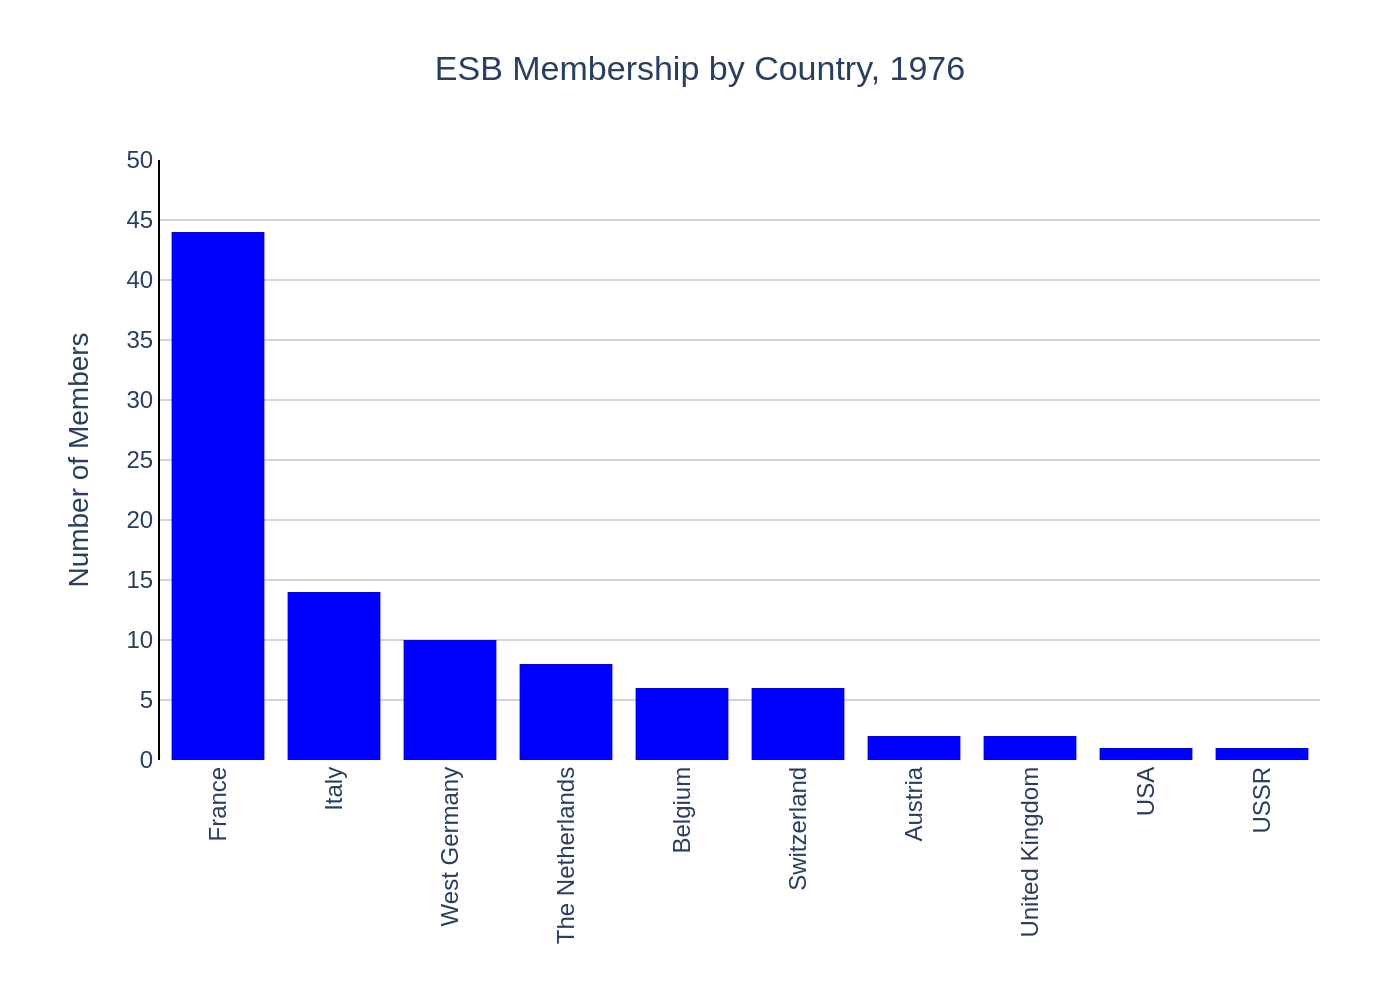

This chart was generated by the following Python code:
import sys
import json
import os
import plotly.graph_objects as go

# Check if the JSON file path is provided
if len(sys.argv) < 2:
    print("Usage: python script.py <path_to_json_file>")
    sys.exit(1)

json_filepath = sys.argv[1]

# Read the JSON data file
try:
    with open(json_filepath, 'r', encoding='utf-8') as f:
        chart_details = json.load(f)
except FileNotFoundError:
    print(f"Error: JSON file not found at {json_filepath}")
    sys.exit(1)

# Extract data for plotting
chart_data = chart_details['chart_data']
texts = chart_details['texts']
colors = chart_details['colors']

categories = [item['category'] for item in chart_data]
values = [item['value'] for item in chart_data]

# Create the figure
fig = go.Figure()

# Add the bar trace
fig.add_trace(
    go.Bar(
        x=categories,
        y=values,
        marker_color=colors[0],
        name='',  # Hide legend entry for single series
        marker_line_width=0
    )
)

# Combine title and subtitle if available
title_text = texts['title']
if texts.get('subtitle'):
    title_text += f"<br><sub>{texts['subtitle']}</sub>"

# Update layout for a professional look and feel
fig.update_layout(
    title_text=title_text,
    title_x=0.5,
    yaxis_title=texts['y_axis_title'],
    xaxis_title=texts['x_axis_title'],
    font_family="Arial",
    plot_bgcolor='white',
    showlegend=False,
    xaxis=dict(
        tickangle=-90,
        showline=False,
        linecolor='black'
    ),
    yaxis=dict(
        range=[0, 50],
        dtick=5,
        showgrid=True,
        gridcolor='LightGray',
        showline=True,
        linecolor='black'
    ),
    margin=dict(l=80, r=40, t=80, b=120)
)

# Generate the output filename from the input JSON filename
base_filename = os.path.splitext(os.path.basename(json_filepath))[0]
output_filename = f"{base_filename}.png"

# Save the figure to a high-resolution PNG file
fig.write_image(output_filename, scale=2)

print(f"Chart saved to {output_filename}")
